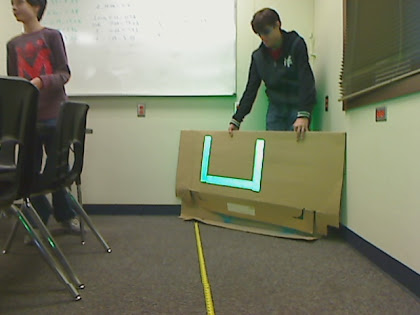
//> input picture imgs/ourpics/9ft_tilted/9ft_tilted.jpg, 420 x 315 px
$ ./cv_a1   (built with g++ and OpenCV 4)
//> lines starting //> are read from the running program, lines starting //| are printed output that depends on the picture; after the words box and inside, x2 and y2 are one past the last pixel; in counts of white or black regions, pixels touching at a corner belong together
### src/Target.hpp
#ifndef TARGET_CLASS_H
#define TARGET_CLASS_H
#include <opencv2/opencv.hpp>
using namespace cv;

class Target
{
public:
    Target(std::vector<Point> contour);
    double getHeight();
    double getWidth();
    void printPoints();
    Point getCenter();
    //bool isInitialized();
    //int crow;
private:
    Point getTopPoint();
    Point getBottomPoint();
    Point getLeftPoint();
    Point getRightPoint();
    std::vector<Point> edge;
};

#endif

### src/TargetDetector.hpp
#ifndef TARGET_DETECTOR_H
#define TARGET_DETECTOR_H

#include "Target.hpp"
#include <opencv2/opencv.hpp>
using namespace cv;

class TargetDetector
{
public:
    TargetDetector();
    Target* processImage(Mat input);
    Mat getOutlinedImage();
    //thresholds, cannies, contours, filters contours
private:
    Mat canny(Mat input);
    Mat secretImage;

    Mat originalSecretImage;
    Mat thresholdImage(Mat input, int minHue, int maxHue, int minVal, int maxVal);

    double angle(cv::Point p1, cv::Point p2, cv::Point p0);
    std::vector<std::vector<Point> >  contour(Mat input);
    std::vector<Point> filterContours(std::vector<std::vector<Point> > contours);
};

#endif

### src/VideoDevice.hpp
#ifndef VIDEO_DEVICE_H
#define VIDEO_DEVICE_H

#include <opencv2/opencv.hpp>
using namespace cv;

class VideoDevice
{
    public:
        VideoDevice();
        void startCapture(int id);
        Mat getImage();
    private:
        void takeImage();

        //data
        VideoCapture camera;
        Mat image;
        int isFinished;
        int isReady;
        bool isInitialized;

};

#endif

### src/TargetDetector.cpp
#include "TargetDetector.hpp"
#include "Target.hpp"
#include <iostream>
//public methods

TargetDetector::TargetDetector() {
    //do derpy things
}

Target* TargetDetector::processImage(Mat input) {
    secretImage = input.clone();
    input = thresholdImage(input, 0, 360, 0, 43);
    dilate(input, input, Mat());

    std::vector<std::vector<Point> > contours = contour(input);
    std::cout << "not contours" << std::endl;
    std::vector<Point> finalContour = filterContours(contours);
    std::cout << "not filterContours" << std::endl;

    if (finalContour.size() == 0) {
        return NULL;
    }
    else {
        Target* toReturn = new Target(finalContour);
        return toReturn;
    }
}

Mat TargetDetector::getOutlinedImage() {
    return secretImage;
}
//private methods

// [4 lines left out: function canny, not called in this run]


Mat TargetDetector::thresholdImage(Mat input, int minHue, int maxHue, int minVal, int maxVal) {
    //defining variables
    Mat threshLow;
    Mat threshHigh;
    Mat hueResult;
    Mat valResult;

    //seperating image into HSV (or in this case, really just HV)
    cv::Mat cvted;
    cv::cvtColor(input, cvted, CV_BGR2HSV);

    std::vector<cv::Mat> separated(3);
    cv::split(cvted, separated);
    Mat hue = separated.at(0).clone();
    Mat val = separated.at(2).clone();

    //Hue
    threshold(hue, threshLow, minHue, 255, THRESH_BINARY);
    threshold(hue, threshHigh, maxHue, 255, THRESH_BINARY_INV);
    hueResult = threshLow & threshHigh;

    //Value
    threshold(val, threshLow, minVal, 255, THRESH_BINARY);
    threshold(val, threshHigh, maxVal, 255, THRESH_BINARY_INV);
    valResult = threshLow & threshHigh;

    Mat combined = hueResult & valResult;

    return combined;
}

std::vector<std::vector<Point> > TargetDetector::contour(Mat input) {
    std::vector<std::vector<Point> > contours;

    findContours(input, contours, CV_RETR_LIST, CV_CHAIN_APPROX_SIMPLE);
    return contours;
}

double TargetDetector::angle(cv::Point p1, cv::Point p2, cv::Point p0) {
    double dx1 = p1.x - p0.x;
    double dy1 = p1.y - p0.y;
    double dx2 = p2.x - p0.x;
    double dy2 = p2.y - p0.y;
    return atan(dy1/dx1)-atan(dy2/dx2); //in rad
}

std::vector<Point> TargetDetector::filterContours(std::vector<std::vector<Point> > contours) {

    Mat thirdTime(Size(500,500), CV_8UC1, Scalar( rand()&255, rand()&255, rand()&255 ));

    for(unsigned int j = 0; j < contours.size(); j++)
    {
        std::vector<Point> outputContour;
        std::vector<std::vector<Point> > pointless;
        approxPolyDP(contours[j], outputContour, (cv::arcLength(cv::Mat(contours.at(j)), true) * 0.01), true);


        if (contourArea(outputContour) > 100 && outputContour.size() == 8) { //&& isContourConvex(outputContour)) {
            double maxCosine = 0;
            for(int j = 2; j <=4; j++)
            {
                double cosine;
                try {
                    cosine = fabs(cos(angle(outputContour.at(j%4), outputContour.at(j-2), outputContour.at(j-1))));
                }
                catch(std::exception e){
                    std:: cout << e.what();
                }
                maxCosine = MAX(maxCosine, cosine);
            }
            //filters out contours that don't have only 90deg anlges
            if(maxCosine < .2)

            {
                pointless.push_back(outputContour);
                Scalar color(0,0,0);
                drawContours(secretImage, pointless, 0, color, 10);
                return outputContour;
            }

        }
        //
    }


    return std::vector<Point>();
}

### src/VideoDevice.cpp
#include "VideoDevice.hpp"
#include <opencv2/opencv.hpp>
using namespace cv;

VideoDevice::VideoDevice(){
    //does absolutely nothing
}

void VideoDevice::startCapture(int id){
    camera = VideoCapture(id);
}

// [4 lines left out: function getImage, not called in this run]

void VideoDevice::takeImage(){
    camera >> image;
}

### src/cv_a1.cpp
/**
This an amazing main
**/

#include "VideoDevice.hpp"
#include "TargetDetector.hpp"
#include "Target.hpp"
#include <opencv2/opencv.hpp>
using namespace cv;


int main(){
    VideoDevice camera;
    //camera.startCapture(1);
    //Uncomment each line individually to test each image
    Mat img = imread("../../imgs/ourpics/9ft_tilted/9ft_tilted.jpg");
//> img is the input picture: 315 rows x 420 cols, CV_8UC3; mean B, G, R 101.2, 122.5, 121.2
    //Mat img = imread("../../imgs/ourpics/9ft_45degrees/9ft_45degrees.jpg");
    //Mat img = imread("../../imgs/ourpics/1m/1meter.jpg");
    imshow("Image", img);
    waitKey(0);
    TargetDetector detector;
    detector.processImage(img);
//> in thresholdImage, `cv::cvtColor(input, cvted, CV_BGR2HSV);`: cvted: 315 rows x 420 cols, CV_8UC3; mean H, S, V 37.1, 58.3, 125.7
//> in thresholdImage, `cv::split(cvted, separated);`:
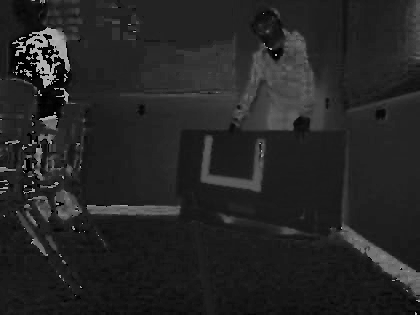
//> separated[0]: 315 rows x 420 cols, CV_8UC1; min 0, max 179, mean 37.1
//> in thresholdImage, `cv::split(cvted, separated);`:
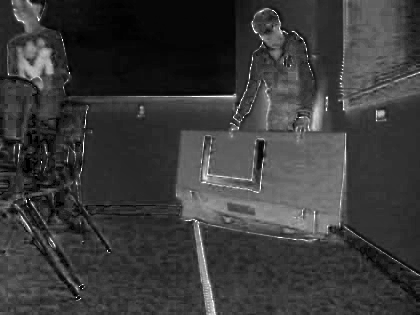
//> separated[1]: 315 rows x 420 cols, CV_8UC1; min 0, max 255, mean 58.3
//> in thresholdImage, `cv::split(cvted, separated);`:
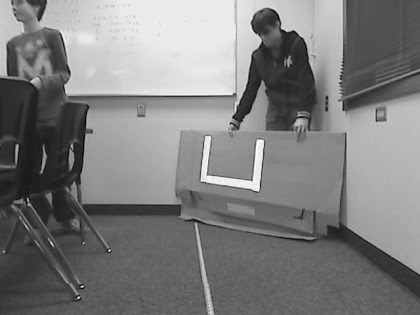
//> separated[2]: 315 rows x 420 cols, CV_8UC1; min 0, max 255, mean 125.7
//> in thresholdImage, `threshold(hue, threshLow, minHue, 255, THRESH_BINARY);`:
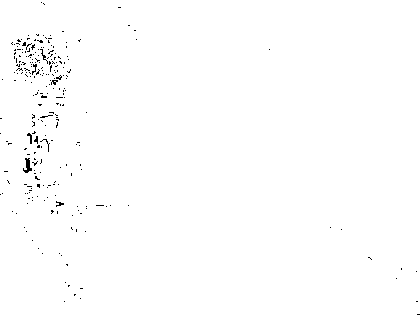
//> threshLow: 315 rows x 420 cols, CV_8UC1; 99.3% white; black in thin lines or dots
//> in thresholdImage, `threshold(hue, threshHigh, maxHue, 255, THRESH_BINARY_INV);`: threshHigh: 315 rows x 420 cols, CV_8UC1; every value is 255
//> in thresholdImage, `threshold(val, threshLow, minVal, 255, THRESH_BINARY);`:
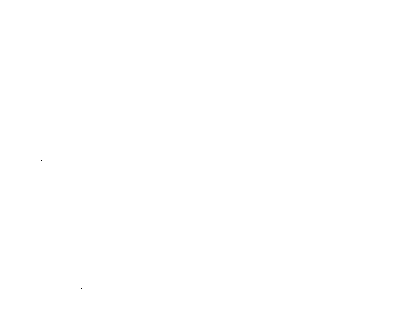
//> threshLow: 315 rows x 420 cols, CV_8UC1; 100% white; black in thin lines or dots, all inside (x1, y1, x2, y2) = (41, 160, 82, 289)
//> in thresholdImage, `threshold(val, threshHigh, maxVal, 255, THRESH_BINARY_INV);`: threshHigh: 315 rows x 420 cols, CV_8UC1; 5.5% white; 156 white regions (130 under 20 px), largest, box (x1, y1, x2, y2) and area: (0, 81, 89, 225) 4847, (276, 28, 298, 65) 227, (239, 70, 261, 122) 198
//> in thresholdImage, `valResult = threshLow & threshHigh;`: valResult: 315 rows x 420 cols, CV_8UC1; 5.5% white; 157 white regions (131 under 20 px), largest, box (x1, y1, x2, y2) and area: (0, 81, 89, 225) 4846, (276, 28, 298, 65) 227, (239, 70, 261, 122) 198
//> in thresholdImage, `Mat combined = hueResult & valResult;`:
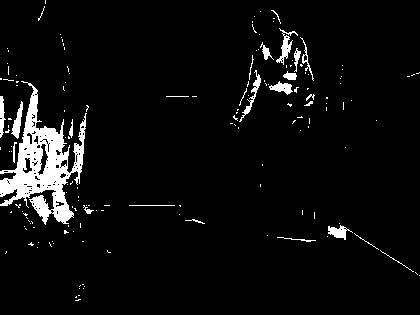
//> combined: 315 rows x 420 cols, CV_8UC1; 5.2% white; 162 white regions (137 under 20 px), largest, box (x1, y1, x2, y2) and area: (0, 81, 87, 225) 4524, (276, 28, 298, 65) 227, (239, 70, 261, 122) 198
//> in processImage, `dilate(input, input, Mat());`:
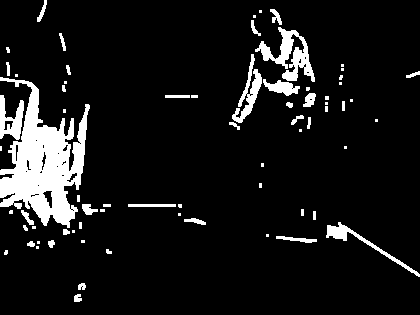
//> input: 315 rows x 420 cols, CV_8UC1; 9.1% white; 71 white regions (32 under 20 px)
//> in contour, `findContours(input, contours, CV_RETR_LIST, CV_CHAIN_APPROX_SIMPLE);`: contours = 101 contours, 65 with area under 20; largest, box (x1, y1, x2, y2) and area: (0, 77, 90, 228) 6315, (255, 27, 315, 82) 1045, (0, 95, 24, 140) 548, (232, 54, 262, 123) 532, (326, 222, 420, 277) 476
//> the loop in filterContours, `for(unsigned int j = 0; j < contours.size(); j++)` made 101 passes
//> maxCosine on pass 17: 0.948
//> outputContour on passes 2, 6, 7, 9, 13, 15: 4 Points (x, y): [81, 286], [82, 285], [83, 286], [82, 287], 4 Points (x, y): [36, 246], [36, 248], [38, 248], [38, 246], 4 Points (x, y): [37, 241], [37, 243], [39, 243], [39, 241], 4 Points (x, y): [81, 240], [81, 242], [84, 242], [84, 240], 4 Points (x, y): [72, 230], [72, 232], [74, 232], [74, 230], 4 Points (x, y): [32, 226], [32, 228], [35, 228], [35, 226]


    // [9 lines of commented-out code are left out]

    std::cout<<"yay no errors";
    waitKey(0);

}

$ run again, with imgs/ourpics/1m/1meter.jpg copied over imgs/ourpics/9ft_tilted/9ft_tilted.jpg
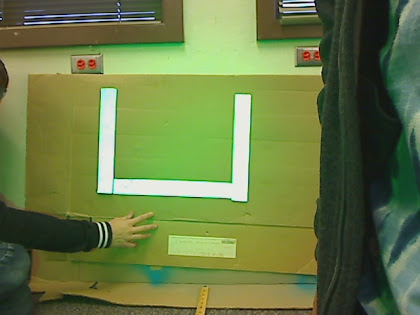
//> input picture imgs/ourpics/1m/1meter.jpg, 420 x 315 px
//> img is the input picture: 315 rows x 420 cols, CV_8UC3; mean B, G, R 68.3, 121.5, 104.6
//> cvted: 315 rows x 420 cols, CV_8UC3; mean H, S, V 44.5, 118, 123.8
//> in thresholdImage, `threshold(val, threshHigh, maxVal, 255, THRESH_BINARY_INV);`:
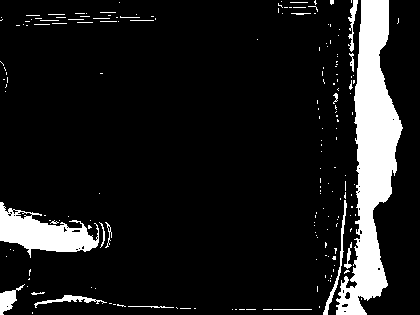
//> threshHigh: 315 rows x 420 cols, CV_8UC1; 11% white; 184 white regions (167 under 20 px), largest, box (x1, y1, x2, y2) and area: (336, 0, 403, 315) 9527, (0, 202, 99, 258) 2690, (323, 200, 347, 315) 323
//> combined: 315 rows x 420 cols, CV_8UC1; 10.9% white; 194 white regions (178 under 20 px), largest, box (x1, y1, x2, y2) and area: (336, 0, 403, 315) 9458, (0, 202, 99, 258) 2690, (323, 200, 347, 315) 322
//> in processImage, `dilate(input, input, Mat());`:
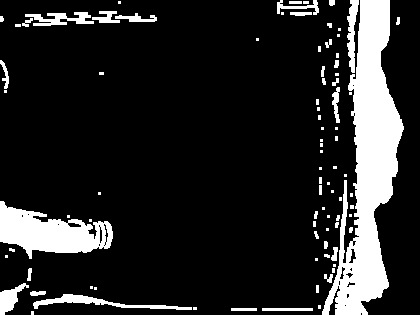
//> input: 315 rows x 420 cols, CV_8UC1; 15% white; 87 white regions (50 under 20 px)
//> in contour, `findContours(input, contours, CV_RETR_LIST, CV_CHAIN_APPROX_SIMPLE);`: contours = 108 contours, 77 with area under 20; largest, box (x1, y1, x2, y2) and area: (322, 0, 404, 315) 11166, (0, 201, 113, 259) 3490, (33, 294, 192, 310) 584, (347, 0, 359, 73) 393, (25, 12, 94, 26) 384
//> the loop in filterContours, `for(unsigned int j = 0; j < contours.size(); j++)` made 108 passes
//> maxCosine on pass 8: 1
